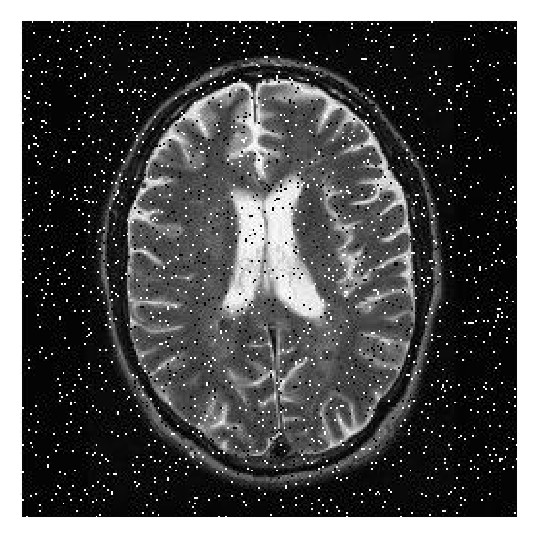
#> input picture opencv/images/chp2/salt-pepper.jpg, 537 x 537 px, found by its file name
$ python blurring_median.py
#> lines starting #> are read from the running program, lines starting #| are printed output that depends on the picture
import cv2
import os
import numpy as np

image_path = os.path.join(os.getcwd(),"opencv","images","chp2","salt-pepper.jpg")

image = cv2.imread(image_path)
#> image is the input picture: shape (537, 537, 3); min 0, max 255, mean 82.8
cv2.imshow("orinal resim",image)

blurred_image3 = cv2.medianBlur(image,3)
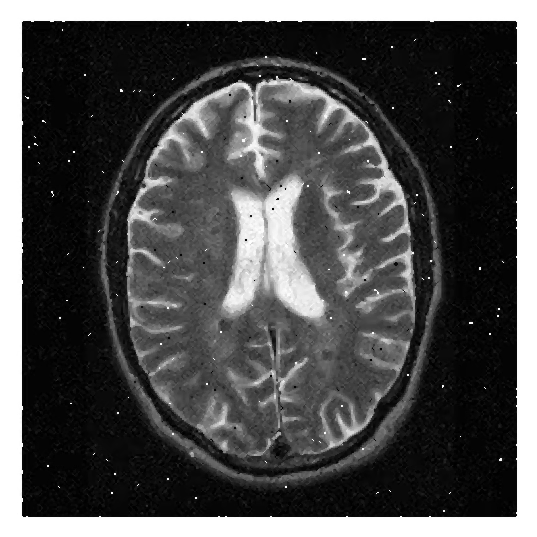
#> blurred_image3: shape (537, 537, 3); min 0, max 255, mean 79.7
cv2.imshow("blurred_image3",blurred_image3)

blurred_image5 = cv2.medianBlur(image,5)
cv2.imshow("blurred_image5",blurred_image5)

blurred_image7 = cv2.medianBlur(image,7)
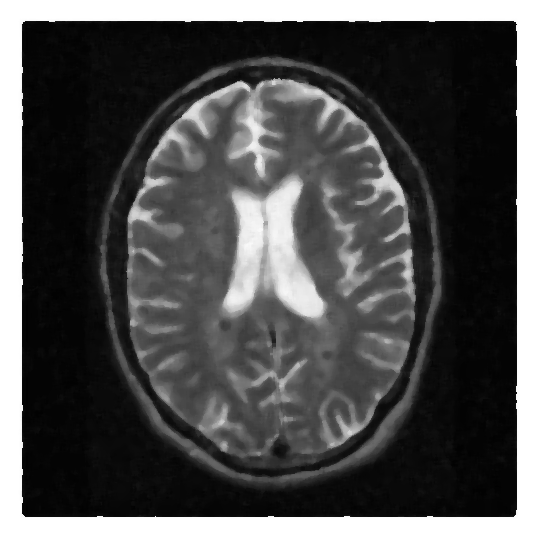
#> blurred_image7: shape (537, 537, 3); min 1, max 255, mean 79
cv2.imshow("blurred_image7",blurred_image7)

cv2.waitKey(0)

$ run again, with opencv/images/chp2/elmalar3.jpg copied over opencv/images/chp2/salt-pepper.jpg
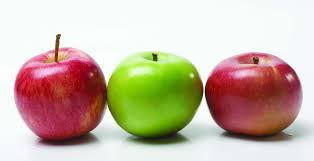
#> input picture opencv/images/chp2/elmalar3.jpg, 314 x 161 px, found by its file name
#> image is the input picture: shape (161, 314, 3); mean B, G, R 166.7, 183.5, 200.6
#> `blurred_image7 = cv2.medianBlur(image,7)`:
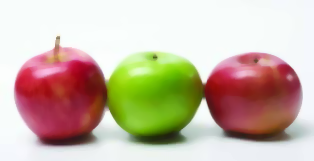
#> blurred_image7: shape (161, 314, 3); mean B, G, R 166.8, 183.8, 200.9
